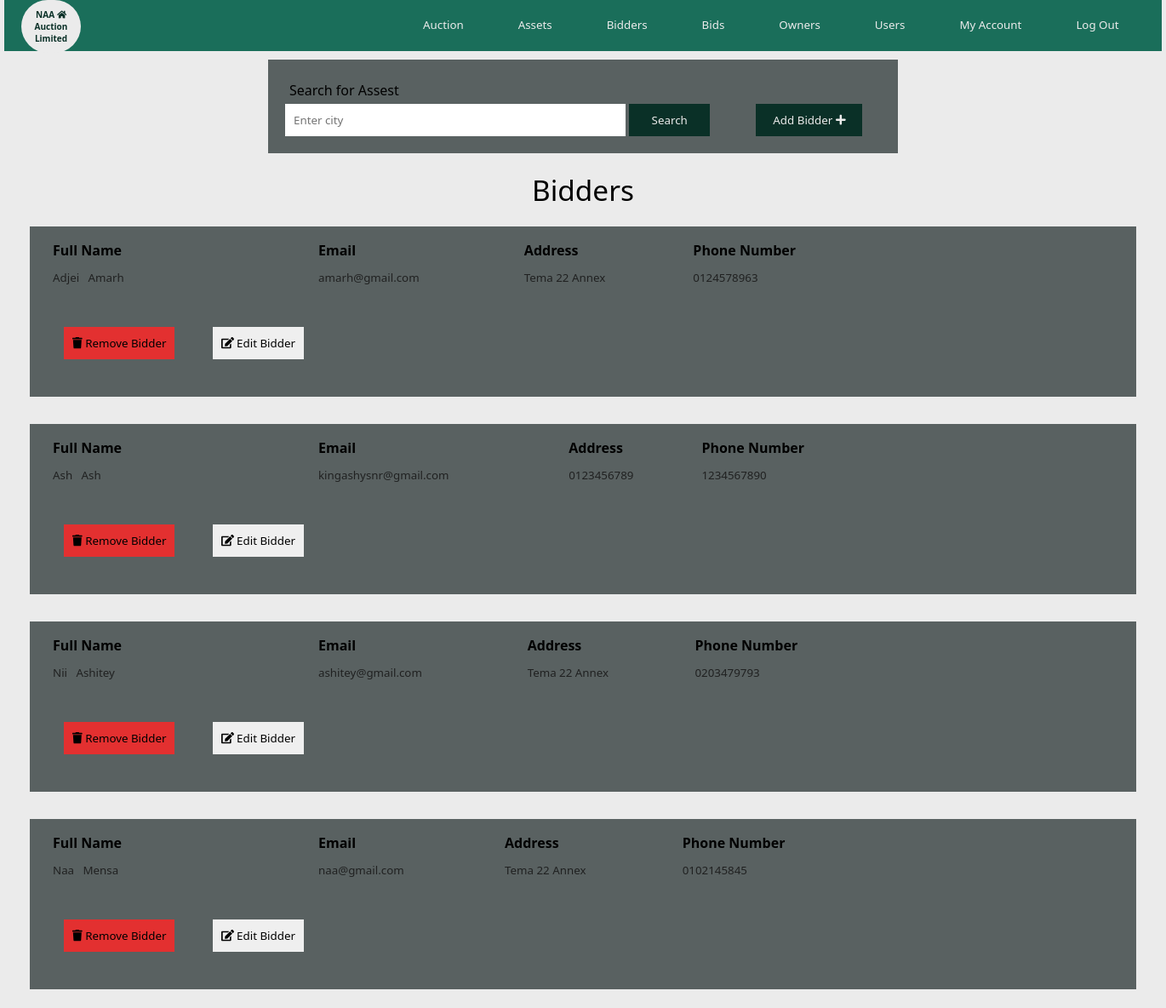
Screenshot of /admin/bidders.php (signed in) with the database file from the repository.
### tables this page shows
CREATE TABLE IF NOT EXISTS `bidder` (
  `bidderid` int(11) NOT NULL AUTO_INCREMENT,
  `firstname` varchar(200) NOT NULL,
  `lastname` varchar(200) NOT NULL,
  `email` varchar(200) NOT NULL,
  `phonenumber` char(10) NOT NULL,
  `password` varchar(200) NOT NULL,
  `address` varchar(200) NOT NULL,
  PRIMARY KEY (`bidderid`)
);

### admin/bidders.php (the view, shortened to what this page needs)
<?php
include("../connection.php");
  if(isset($_GET['page'])){
    $page = $_GET['page'];
  }
  else{
    $page = 1;
  }
  $num_per_page = 10;
  $start_from = ($page-1)*10;
  $query = "select * from bidder limit $start_from,$num_per_page";
  $result = mysqli_query($conn, $query);
  ?>
<!DOCTYPE html>
<html lang="en" dir="ltr">
  <head>
    <link rel="stylesheet" href="css/maincss.css">
    <link rel="stylesheet" type="text/css" href="css/all.css">
  </head>
  <body>
      <?php include('includes/header.php'); ?>
      <div class="search2">
        <form class="" action="searchowner.php" method="post">
          <h4>Search for Assest</h4>
          <input type="search" name="searchname" placeholder="Enter city">
          <input type="submit" name="search" value="Search">
          <button type="button" name="button"> <a href="addbidders.php">Add Bidder <i class="fa fa-plus"> </i></a></button>
        </form>
      </div>
      <h5>Bidders</h5>
      <?php
        while($row = mysqli_fetch_array ($result)){
      ?>
      <div class="auction">
        <div class="description">
          <table>
            <thead>
              <th>Full Name</th>
              <th>Email</th>
              <th>Address</th>
              <th>Phone Number</th>
            </thead>
            <tbody>
              <tr>
                <td><?php echo $row['firstname']; ?> &nbsp; <?php echo $row['lastname']; ?></td>
                <td><?php echo $row['email']; ?></td>
                <td><?php echo $row['address']; ?></td>
                <td><?php echo $row['phonenumber']; ?></td>
              </tr>
            </tbody>
          </table>
          <br>
          <button type="button" name="button" class="red"><i class="fas fa-trash"></i><a href="delete.php?bid=<?php echo $row['bidderid']; ?>"> Remove Bidder </a></button>
          <button type="button" name="button"><i class="fas fa-edit"></i> <a href="editbidders.php?bid=<?php echo $row['bidderid']; ?>">Edit Bidder</a></button>
                </div>
        <div class="clear">
          <br>
        </div>
      <?php } ?>
      </div>
  </body>
</html>

### admin/css/maincss.css (style rules this page uses)
:root { --green:#1a6e5a; --dgreen:#0a3027; --grey:#596161; --ash:#202121; --light:#ebebeb; }
* { margin: 0px; padding: 0px; font-family: Segoe UI; list-style: none; text-decoration: none; }
.clear { clear: both; }
body { width: 1360px; margin: 0px auto; background: var(--light); }
.search2 { width: 700px; background: var(--grey); margin:10px auto; padding: 20px; }
.search2 input { border: none; padding: 10px; }
.search2 input[type=search] { width: 400px; }
.search2 input[type=submit] { width: 95px; color: var(--light); background: var(--dgreen); }
.search2 h4 { font-weight: normal; margin: 5px; }
.search2 button { border: none; padding: 10px; margin-left: 50px; background: var(--dgreen); }
.search2 button a { text-decoration: none; color: var(--light); padding: 10px; }
.auction { width: 1300px; height: 200px; background: var(--grey); margin: 10px auto; }
h5 { font-size: 25pt; padding: 10px; text-align: center; font-weight: lighter; }
.description { width: 700px; height: 180px; float: left; padding: 10px; margin-left: 10px; }
.description table { width: 1000px; text-align: left; }
.description table thead th { font-weight: bold; font-size: 12pt; padding: 5px; }
.description table thead th:first-child { width: 300px; }
table tbody tr td { padding: 5px; font-size: 10pt; color: var(--ash); }
.auction button { padding: 10px; margin: 20px; border: none; }
.auction button a { color: black; }
.red { background: #e33030; }

### admin/css/all.css (style rules this page uses)
.fa-edit:before { content: "\f044"; }
.fa-plus:before { content: "\f067"; }
.fa-trash:before { content: "\f1f8"; }

### rows the page displays
bidder: firstname "Adjei", lastname "Amarh", email "amarh@gmail.com", address "Tema 22 Annex", phonenumber "0124578963"
bidder: firstname "Ash", lastname "Ash", email "kingashysnr@gmail.com", address "0123456789", phonenumber "1234567890"
bidder: firstname "Nii", lastname "Ashitey", email "ashitey@gmail.com", address "Tema 22 Annex", phonenumber "0203479793"
bidder: firstname "Naa", lastname "Mensa", email "naa@gmail.com", address "Tema 22 Annex", phonenumber "0102145845"
